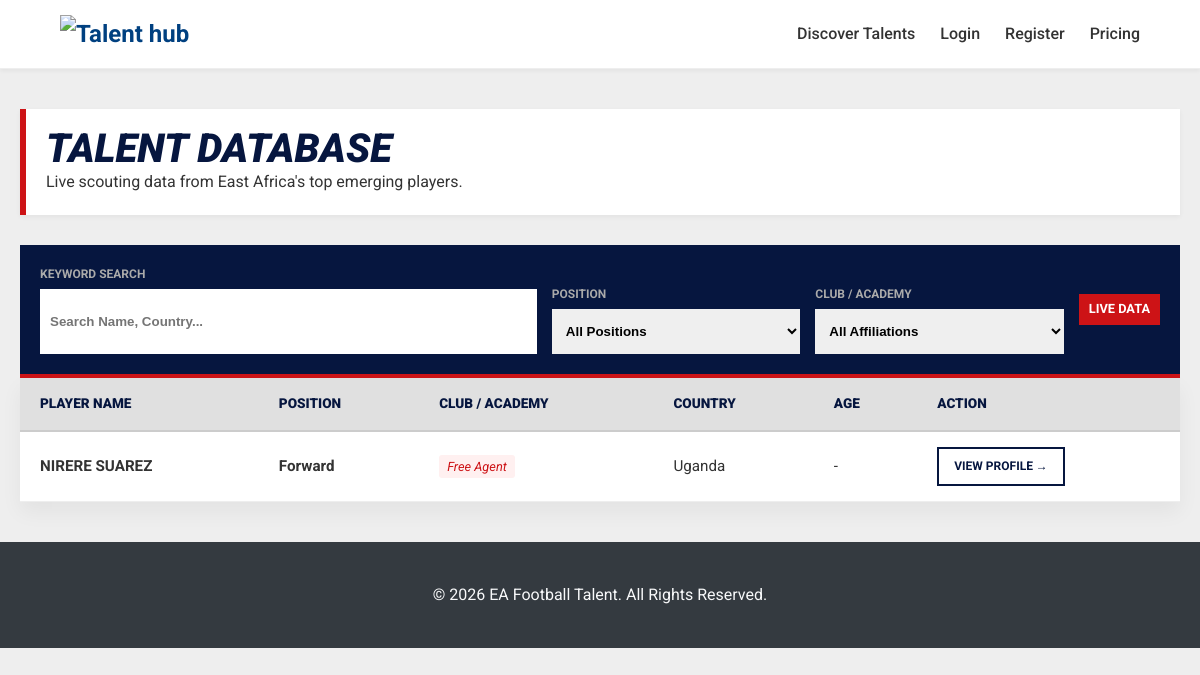
The app's page /discover/, older data.
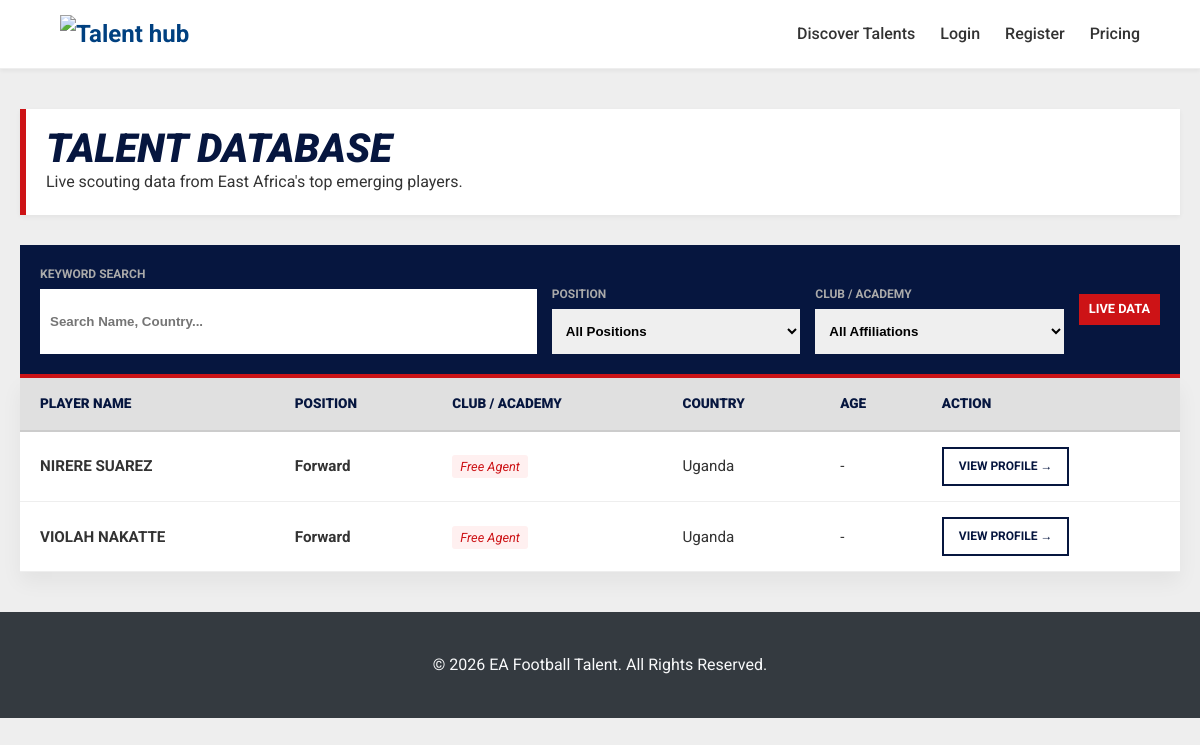
The same page, newer data.
### core/models.py (models this page shows, shortened)
class PlayerProfile(models.Model):
    user = models.OneToOneField(CustomUser, on_delete=models.CASCADE, primary_key=True)
    country = models.CharField(max_length=100)
    position = models.CharField(max_length=50)
    date_of_birth = models.DateField()
    bio = models.TextField(blank=True, null=True)
    club = models.ForeignKey(ClubProfile, on_delete=models.SET_NULL, null=True, blank=True, related_name='players')
    academy = models.ForeignKey(AcademyProfile, on_delete=models.SET_NULL, null=True, blank=True, related_name='players')

class CustomUser(AbstractUser):
    USER_TYPE_CHOICES = (
        ('player', 'Player'),
        ('club', 'Club'),
        ('academy', 'Academy'),
    )
    user_type = models.CharField(max_length=10, choices=USER_TYPE_CHOICES)

### core/views.py (the view)
# urls.py: path('discover/', discover_talents, name='discover_talents'),
def discover_talents(request):
    players = PlayerProfile.objects.all().select_related('user', 'club', 'academy')
    positions = PlayerProfile.objects.values_list('position', flat=True).distinct().order_by('position')
    clubs = ClubProfile.objects.values_list('club_name', flat=True).distinct()
    academies = AcademyProfile.objects.values_list('academy_name', flat=True).distinct()
    affiliations = sorted(list(clubs) + list(academies))
    context = {
        'players': players,
        'positions': positions,
        'affiliations': affiliations,
    }
    return render(request, 'discover_talents.html', context)

### core/templates/discover_talents.html (shortened to what this page needs)
{% extends 'base.html' %}
{% load static %}
{% block content %}
<div class="discover-container">
    <div class="page-header">
        <h2>Talent Database</h2>
        <p>Live scouting data from East Africa's top emerging players.</p>
    </div>
    <div class="filter-section">
        <div class="filter-group search-input">
            <label for="search-filter">Keyword Search</label>
            <input type="text" id="search-filter" class="filter-control" placeholder="Search Name, Country...">
        </div>
        <div class="filter-group">
            <label for="position-filter">Position</label>
            <select id="position-filter" class="filter-control">
                <option value="">All Positions</option>
            </select>
        </div>
        <div class="filter-group">
            <label for="affiliation-filter">Club / Academy</label>
            <select id="affiliation-filter" class="filter-control">
                <option value="">All Affiliations</option>
            </select>
        </div>
        <span class="live-badge">LIVE DATA</span>
    </div>
    <div class="table-container">
        <table class="player-table">
            <thead>
            <tr>
                <th data-column="name" class="sortable">Player Name</th>
                <th data-column="position" class="sortable">Position</th>
                <th data-column="affiliation" class="sortable">Club / Academy</th>
                <th data-column="country" class="sortable">Country</th>
                <th data-column="age" class="sortable">Age</th>
                <th>Action</th>
            </tr>
            </thead>
            <tbody id="player-table-body">
            {% for player in players %}
            <tr class="player-row"
                data-position="{{ player.position }}"
                data-affiliation="{% if player.club %}{{ player.club.club_name }}{% elif player.academy %}{{ player.academy.academy_name }}{% else %}Free Agent{% endif %}">
                <td class="player-name-cell">{{ player.user.get_full_name|default:player.user.username }}</td>
                <td><strong>{{ player.position }}</strong></td>
                <td>
                    {% if player.club %}
                    <span class="affiliation-badge">{{ player.club.club_name }}</span>
                    {% elif player.academy %}
                    <span class="affiliation-badge">{{ player.academy.academy_name }}</span>
                    {% else %}
                    <span class="affiliation-badge free-agent">Free Agent</span>
                    {% endif %}
                </td>
                <td>{{ player.country }}</td>
                <td>{{ player.age|default:'-' }}</td>
                <td>
                    <a href="{% url 'player_detail' player.pk %}" class="btn-view">View Profile &rarr;</a>
                </td>
            </tr>
            {% empty %}
            <tr class="empty-state-row">
                <td colspan="6" style="text-align: center; padding: 50px;">No players match your current criteria.</td>
            </tr>
            {% endfor %}
            </tbody>
        </table>
    </div>
</div>
{% endblock %}

Row changes from the older to the newer data that the page shows:
added PlayerProfile: user.get_full_name "VIOLAH NAKATTE", position "Forward", shows "Free Agent", country "Uganda", age "-"
